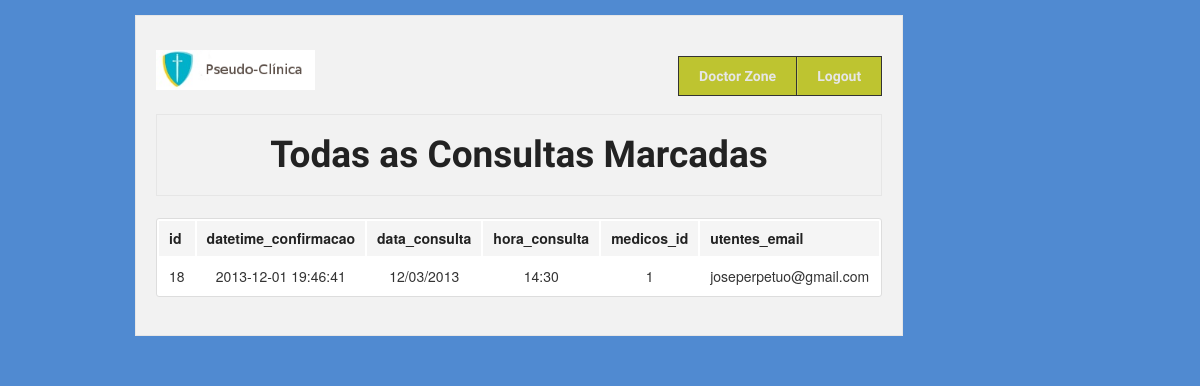
The app's page /Project_Clinica/medico/todas_consultas_marcadas.php (signed in) with its own data.
### tables this page shows
CREATE TABLE `consultas_marcadas` (
  `id` int(11) unsigned NOT NULL AUTO_INCREMENT,
  `datetime_confirmacao` datetime NOT NULL,
  `data_consulta` varchar(10) NOT NULL,
  `hora_consulta` varchar(10) NOT NULL,
  `medicos_id` int(10) unsigned NOT NULL,
  `utentes_email` varchar(255) NOT NULL,
  PRIMARY KEY (`id`),
  KEY `fk_consultas_com_marcacao_confirmada_a_realizar_medicos1_idx` (`medicos_id`),
  KEY `fk_consultas_com_marcacao_confirmada_a_realizar_utentes1_idx` (`utentes_email`),
  CONSTRAINT `fk_consultas_com_marcacao_confirmada_a_realizar_medicos1` FOREIGN KEY (`medicos_id`) REFERENCES `medicos` (`id`) ON DELETE CASCADE ON UPDATE CASCADE,
  CONSTRAINT `fk_consultas_com_marcacao_confirmada_a_realizar_utentes1` FOREIGN KEY (`utentes_email`) REFERENCES `utentes` (`email`) ON DELETE CASCADE ON UPDATE CASCADE
);

### Project_Clinica/medico/todas_consultas_marcadas.php (the view, shortened to what this page needs)
<?php require '../MODEL/databaseConnection.php'; ?>
<!DOCTYPE html>
 <html class="no-js" lang="en">
<head>
  <link rel="stylesheet" href="../stylesheets/foundation.css">
  <link rel="stylesheet" href="../stylesheets/app.css">
</head>
<body style="background: #508AD1;" >
  <div class="row">
    <div style="width:auto;" class="twelve columns">
      <div class="panel">
      <div class="row">
        <div class="three columns">
          <h1><a href="index.php"><img src="../images/banners_logos/logo.png" /></a></h1>
        </div>
        <div style="text-align: center;" class="nine columns">
          <ul class="nav-bar right">
            <li style="background-color: rgb(190, 196, 48);"><a style="font-weight: bold;" href="index.php">Doctor Zone</a></li>
            <li style="background-color: rgb(190, 196, 48);"><a style="font-weight: bold;" href="logout.php">Logout</a></li>
          </ul>
        </div>
       </div>
       <div class="row">
        <div class="twelve columns">
          <div class="panel">
            <h2 style="text-align: center;">Todas as Consultas Marcadas</h2>
          </div>
        </div>
      </div>
      <div class="row">
        <div style="text-align: center;" class="eight columns center">
              <table class="twelve">
  <thead>
    <tr>
        <?php
            $sql = 'DESCRIBE consultas_marcadas';
          ?>
          <?php if ($result_set = $connection->query($sql)): ?>
            <?php foreach ($result_set as $coluna): ?>
              <th><?php echo $coluna[0]; ?></th>
            <?php endforeach ?>
          <?php endif ?>
          </tr>
        </thead>
  <tbody>
          <?php
        $sql = "SELECT *
                  FROM consultas_marcadas
                  WHERE medicos_id = (SELECT medicos_administracao_de_consultas.medicos_id
                                    FROM medicos_administracao_de_consultas
                                    WHERE medicos_administracao_de_consultas.username = '". $_SESSION['username'] . "')
                  ORDER BY str_to_date(data_consulta, '%m/%d/%Y') ASC, hora_consulta ASC";
            ?>
        <?php if ($result_set = $connection->query($sql)): ?>
          <?php foreach ($result_set as $coluna): ?>
                <tr>
                  <td style="text-align: center; vertical-align: middle;"><?php echo $coluna[0]; ?></td>
                  <td style="text-align: center; vertical-align: middle;"><?php echo $coluna[1]; ?></td>
                  <td style="text-align: center; vertical-align: middle;"><?php echo $coluna[2]; ?></td>
                  <td style="text-align: center; vertical-align: middle;"><?php echo $coluna[3]; ?></td>
                  <td style="text-align: center; vertical-align: middle;"><?php echo $coluna[4]; ?></td>
                  <td style="text-align: center; vertical-align: middle;"><?php echo $coluna[5]; ?></td>
                </tr>
          <?php endforeach ?>
        <?php endif ?>
  </tbody>
</table>
          </div>
        </div>
      </div>
    </div>
</div>
</body>
</html>

### Project_Clinica/stylesheets/app.css (style rules this page uses)
body { background: #90D66F; margin-top: 15px; }
p,h1,h2,h3,h4,h5,h6,li { font-family: 'Strait', sans-serif; }

### records on screen
consultas_marcadas: id "18", datetime_confirmacao "2013-12-01 19:46:41", data_consulta "12/03/2013", hora_consulta "14:30", medicos "1", utentes_email "joseperpetuo@gmail.com"

### other values on screen
$coluna[0] "id"
$coluna[0] "datetime_confirmacao"
$coluna[0] "data_consulta"
$coluna[0] "hora_consulta"
$coluna[0] "medicos_id"
$coluna[0] "utentes_email"
